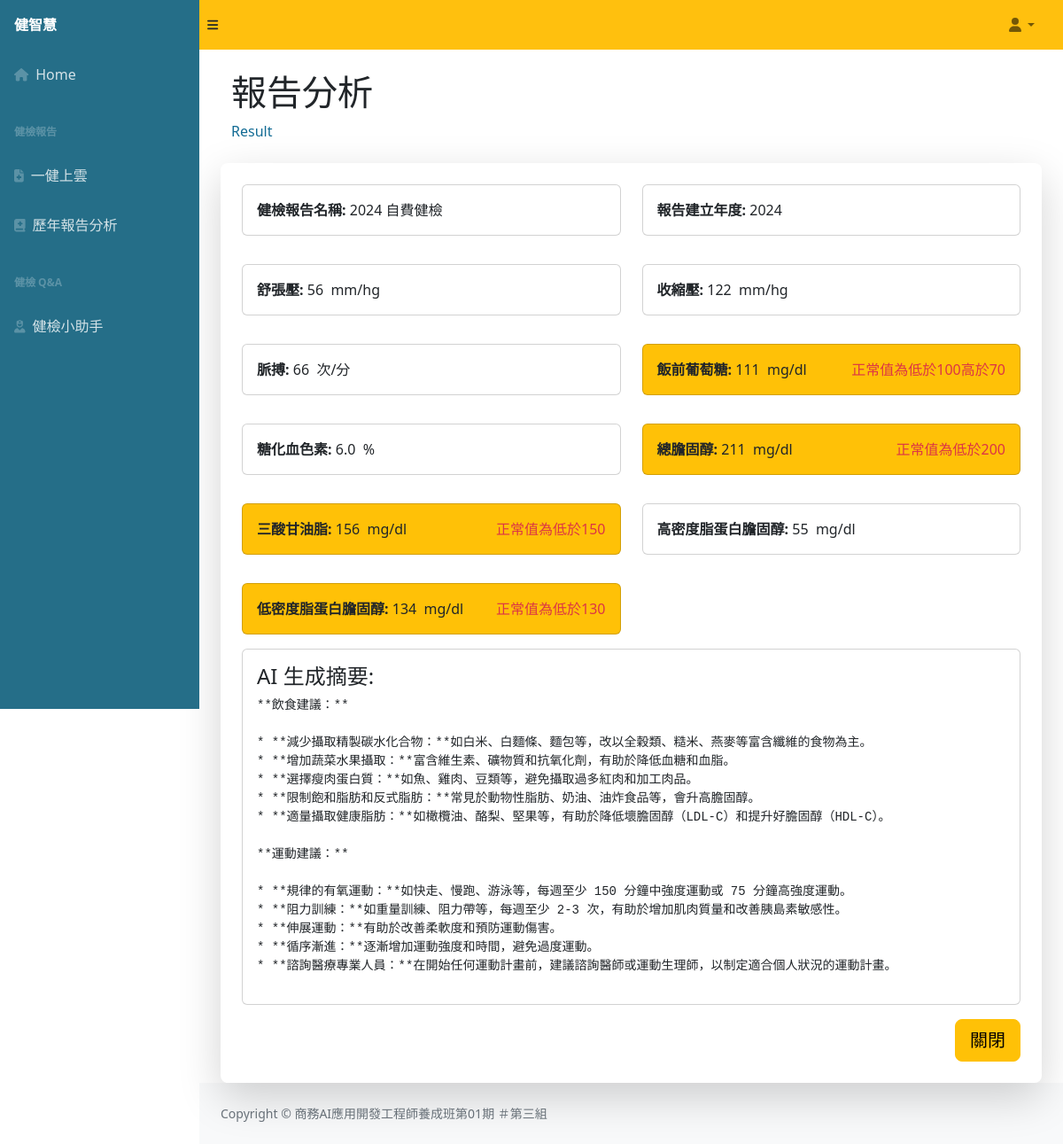
The app's page /reports/one_report/32 with its own data.
### content/models.py (models this page shows)
class Report(models.Model):
  report_name = models.CharField(max_length=50)
  report_year = models.CharField(max_length=5)
  diastolic_pressure = models.IntegerField()
  systolic_pressure  = models.IntegerField()
  pulse = models.IntegerField()
  glucose_ac = models.IntegerField()
  hba1c = models.FloatField()
  t_cho = models.IntegerField()
  tg = models.IntegerField()
  hdl_c = models.IntegerField()
  ldl_c = models.IntegerField()
  problems = models.TextField(max_length=200)
  abstract = models.TextField(max_length=1000)
  created_at = models.DateTimeField(auto_now_add=True)

class Arg(models.Model):
  name = models.CharField(max_length=20)
  e_name = models.CharField(max_length=20)
  c_name = models.CharField(max_length=20)
  max = models.IntegerField(blank=True, null=True)
  min = models.IntegerField(blank=True, null=True)
  m_min = models.IntegerField(blank=True, null=True)
  f_min = models.IntegerField(blank=True, null=True)
  unit = models.CharField(max_length=10)

### content/views.py (the view)
# urls.py: path('reports/one_report/<int:id>', views.one_report, name='one_report'),
def one_report(request, id):
    report = Report.objects.filter(id=id).values()
    template = loader.get_template('one_report.html')
    args = Arg.objects.all().values()
    units = {}
    normal = {}
    for a in args:
        st = '正常值為'
        units[a['name']] = a['unit']
        if a['max']: st += '低於' + str(a['max'])
        if a['min']: st += '高於' + str(a['min'])
        if a['m_min']: st += '男性高於' + str(a['m_min'])
        if a['f_min']: st += '女性高於' + str(a['f_min'])
        normal[a['name']] = st
    problem_values = {}
    for r in report:
        for k in r:
            for a in args:
                if (k == a['name'] == 'hba1c'):
                    if((a['max'] and float(r[k]) > a['max']) or
                        (a['min'] and float(r[k]) < a['min'])):
                        problem_values[k] = (float(r[k]))
                else:
                    if(k == a['name']):
                        if((a['max'] and int(float(r[k])) > a['max']) or
                        (a['min'] and int(float(r[k])) < a['min']) or
                        (a['m_min'] and int(float(r[k])) < a['m_min'])):
                            problem_values[k] =int(float(r[k]))
    print(problem_values)
    context = {
        'report': report[0],
        'problem':  problem_values,
        'units': units,
        'normal': normal
    }
    return HttpResponse(template.render(context, request))

### content/templates/one_report.html (shortened to what this page needs)
{% extends 'basic.html'%}
    {% block mymessage %}
        <div class="container-fluid">
            <h1 class="mt-4">報告分析</h1>
            <ol class="breadcrumb mb-4">
                <li class="breadcrumb-item active">Result</li>
            </ol>
        </div>
        <div class="container-fluid px-4 py-4 rounded-3 shadow-lg overflow-auto bg-white">
            <div class="mb-3 row">
                <div class="col-lg-6 col-sm-12 mb-3">
                    <div class="card">
                        <div class="card-body">
                            <b>健檢報告名稱:  </b>
                            {{report.report_name}}
                        </div>
                    </div>
                </div>
                <div class="col-lg-6 col-sm-12">
                    <div class="card">
                        <div class="card-body">
                            <b>報告建立年度: </b>
                            {{report.report_year}}
                        </div>
                    </div>
                </div>
            </div>
            <div class="mb-3 row">
                <div class="col-lg-6 col-sm-12 mb-3">
                    {% if problem.diastolic_pressure %}
                        <div  class="card bg-warning">
                    {% else %}
                        <div  class="card">
                    {% endif %}
                        <div class="card-body">
                            <b>舒張壓:  </b>
                            {{report.diastolic_pressure}}
                            &nbsp;{{units.diastolic_pressure}}
                        </div>
                    </div>
                </div>
                <div class="col-lg-6 col-sm-12">
                    {% if problem.systolic_pressure %}
                        <div  class="card bg-warning">
                    {% else %}
                        <div  class="card">
                    {% endif %}
                        <div class="card-body">
                            <b>收縮壓: </b>
                            {{report.systolic_pressure}}
                            &nbsp;{{units.systolic_pressure}}
                        </div>
                    </div>
                </div>
            </div>
            <div class="mb-3 row">
                <div class="col-lg-6 col-sm-12 mb-3">
                    <div  class="card">
                        <div class="card-body">
                            <b>脈搏:  </b>
                            {{report.pulse}}
                            &nbsp;{{units.pulse}}
                        </div>
                    </div>
                </div>
                <div class="col-lg-6 col-sm-12">
                    {% if problem.glucose_ac %}
                        <div  class="card bg-warning">
                    {% else %}
                        <div  class="card">
                    {% endif %}
                        <div class="card-body">
                            <b>飯前葡萄糖:  </b>
                            {{report.glucose_ac}}
                            &nbsp;{{units.glucose_ac}}
                            {% if problem.glucose_ac %}
                            <span class="text-danger float-end">{{normal.glucose_ac}}</span>
                            {% endif %}
                        </div>
                    </div>
                </div>
            </div>
            <div class="mb-3 row">
                <div class="col-lg-6 col-sm-12 mb-3">
                    {% if problem.hba1c %}
                        <div  class="card bg-warning">
                    {% else %}
                        <div  class="card">
                    {% endif %}
                        <div class="card-body">
                            <b>糖化血色素:  </b>
                            {{report.hba1c}}
                            &nbsp;{{units.hba1c}}
                        </div>
                    </div>
                </div>
                <div class="col-lg-6 col-sm-12">
                    {% if problem.t_cho %}
                        <div  class="card bg-warning">
                    {% else %}
                        <div  class="card">
                    {% endif %}
                        <div class="card-body">
                            <b>總膽固醇:  </b>
                            {{report.t_cho}}
                            &nbsp;{{units.t_cho}}
                            {% if problem.t_cho %}
                            <span class="text-danger float-end">{{normal.t_cho}}</span>
                            {% endif %}
                        </div>
                    </div>
                </div>
            </div>
            <div class="mb-3 row">
                <div class="col-lg-6 col-sm-12 mb-3">
                    {% if problem.tg %}
                        <div  class="card bg-warning">
                    {% else %}
                        <div  class="card">
                    {% endif %}
                        <div class="card-body">
                            <b>三酸甘油脂:  </b>
                            {{report.tg}}
                            &nbsp;{{units.tg}}
                            {% if problem.tg %}
                            <span class="text-danger float-end">{{normal.tg}}</span>
                            {% endif %}
                        </div>
                    </div>
                </div>
                <div class="col-lg-6 col-sm-12">
                    {% if problem.hdl_c %}
                        <div  class="card bg-warning">
                    {% else %}
                        <div  class="card">
                    {% endif %}
                        <div class="card-body">
                            <b>高密度脂蛋白膽固醇:  </b>
                            {{report.hdl_c}}
                            &nbsp;{{units.hdl_c}}
                        </div>
                    </div>
                </div>
            </div>
            <div class="mb-3 row">
                    <div class="col-lg-6 col-sm-12">
                        {% if problem.ldl_c %}
                            <div  class="card bg-warning">
                        {% else %}
                            <div  class="card">
                        {% endif %}
                            <div class="card-body">
                                <b>低密度脂蛋白膽固醇:  </b>
                                {{report.ldl_c}}
                                &nbsp;{{units.ldl_c}}
                                {% if problem.ldl_c %}
                                <span class="text-danger float-end">{{normal.ldl_c}}</span>
                                {% endif %}
                            </div>
                        </div>
                    </div>
                </div>
                <div class="mb-3 row">
                    <div class="col">
                        <div class="card">
                            <div class="card-body">
                                <h4>AI 生成摘要:  </h4>
                                <pre>{{report.abstract}}</pre>
                            </div>
                        </div>
                    </div>
                </div>
                <a href="/reports"><button class="btn  btn-lg btn-warning float-end" type="submit">關閉</button></a>
        </div>
    {% endblock %}

### records on screen
Report: report_name "2024 自費健檢", report_year "2024", diastolic_pressure "56", systolic_pressure "122", pulse "66", glucose_ac "111", hba1c "6.0", t_cho "211", tg "156", hdl_c "55", ldl_c "134", abstract "**飲食建議：** * **減少攝取精製碳水化合物：**如白米、白麵條、麵包等，改以全穀類、糙米、燕麥等富含纖維的食物為主。 * **增加蔬菜水果攝取：**富含維生素、礦物質和抗氧化劑，有助於降低血糖和血脂。 * **選擇瘦肉蛋白質：**如魚、雞肉、豆類等，避免攝取過多紅肉和加工肉品。 * **限制飽和脂肪和反式脂肪：**常見於動物性脂肪、奶油、油炸食品等，會升高膽固醇。 * **適量攝取健康脂肪：**如橄欖油、酪梨、堅果等，有助於降低壞膽固醇（LDL-C）和提升好膽固醇（HDL-C）。 **運動建議：** * **規律的有氧運動：**如快走、慢跑、游泳等，每週至少 150 分鐘中強度運動或 75 分鐘高強度運動。 * **阻力訓練：**如重量訓練、阻力帶等，每週至少 2-3 次，有助於增加肌肉質量和改善胰島素敏感性。 * **伸展運動：**有助於改善柔軟度和預防運動傷害。 * **循序漸進：**逐漸增加運動強度和時間，避免過度運動。 * **諮詢醫療專業人員：**在開始任何運動計畫前，建議諮詢醫師或運動生理師，以制定適合個人狀況的運動計畫。"
Arg: diastolic_pressure "mm/hg"
Arg: systolic_pressure "mm/hg"
Arg: pulse "次/分"
Arg: glucose_ac "mg/dl"
Arg: t_cho "mg/dl"
Arg: tg "mg/dl"
Arg: hdl_c "mg/dl"
Arg: ldl_c "mg/dl"

### other values on screen
{{ normal.glucose_ac }} "正常值為低於100高於70"
{{ units.hba1c }} "%"
{{ normal.t_cho }} "正常值為低於200"
{{ normal.tg }} "正常值為低於150"
{{ normal.ldl_c }} "正常值為低於130"
